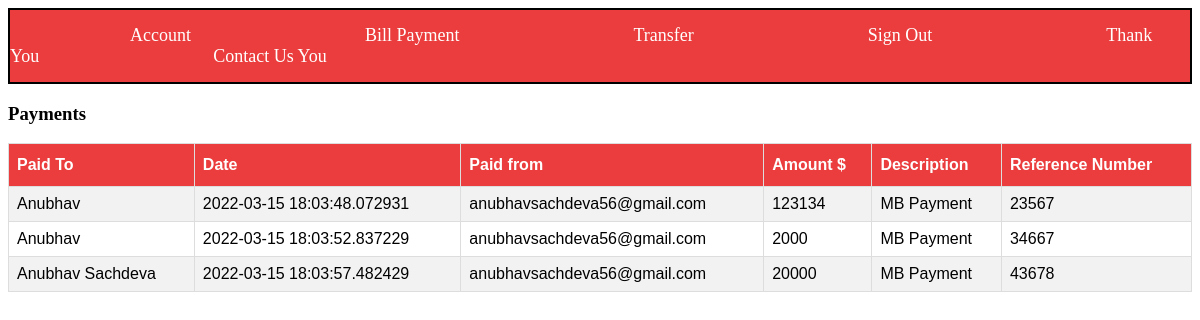
The page /account/histroy (signed in) on the database its author committed.
### main.py (models this page shows, shortened)
class Account(db.Model,UserMixin):
    id = db.Column(db.Integer,primary_key=True)
    sender=db.Column(db.Integer,db.ForeignKey('users.id'))
    name = db.Column(db.String(200),nullable=False)
    amount= db.Column(db.Integer,nullable=False)
    refence_number= db.Column(db.Integer,nullable=False)
    date_added = db.Column(db.DateTime,default=datetime.utcnow)

class Users(db.Model,UserMixin):
    id = db.Column(db.Integer,primary_key=True)
    f_name = db.Column(db.String(200),nullable=False)
    l_name = db.Column(db.String(200),nullable=False)
    email = db.Column(db.String(200),nullable=False,unique=True)
    password = db.Column(db.String(200),nullable=False)
    date_added = db.Column(db.DateTime,default=datetime.utcnow)
    mbal = db.Column(db.Integer,nullable=False,unique=False)
    ipal = db.Column(db.Integer,nullable=False,unique=False)
    cpal = db.Column(db.Integer,nullable=False,unique=False)
    account_no=db.Column(db.String(200),nullable=False,unique=True)
    credit_no=db.Column(db.String(200),nullable=False,unique=True)
    bills=db.relationship('Bill',backref='trans')

### main.py (the view)
@app.route('/account/histroy',methods=['GET'])
@login_required
def ahistory():
    user= Users.query.get_or_404(current_user.id)
    histroy= Account.query.filter_by(sender=user.id)
    return render_template("a-history.html",histroy=histroy,current_user=current_user)

### main.py (called while the page is built)
@login_manager.user_loader
def load_user(user_id):
    return Users.query.get(user_id)

### templates/a-history.html (shortened to what this page needs)
{% include 'nav.html' %}
</head>
<body>
    <div class='main'>
        <h3>Payments</h3>
        <table id ="customers">
            <tr >
              <th>Paid To</th>
              <th>Date</th>
              <th>Paid from</th>
              <th>Amount $</th>
              <th>Description</th>
              <th>Reference Number</th>
            </tr>
            {%for h in histroy%}
                <tr>
                  <td>{{h.name}}</td>
                  <td>{{h.date_added}}</td>
                  <td>{{current_user.email}}</td>
                  <td>{{h.amount}}</td>
                  <td>MB Payment</td>
                  <td>{{h.refence_number}}</td>
                </tr>
          {%endfor%}
          </table>
    </div>
</body>
</html>

### rows shown on the page
Account: name "Anubhav", date_added "2022-03-15 18:03:48.072931", amount "123134", refence_number "23567"
Users: email "anubhavsachdeva56@gmail.com"
Account: name "Anubhav", date_added "2022-03-15 18:03:52.837229", amount "2000", refence_number "34667"
Account: name "Anubhav Sachdeva", date_added "2022-03-15 18:03:57.482429", amount "20000", refence_number "43678"
